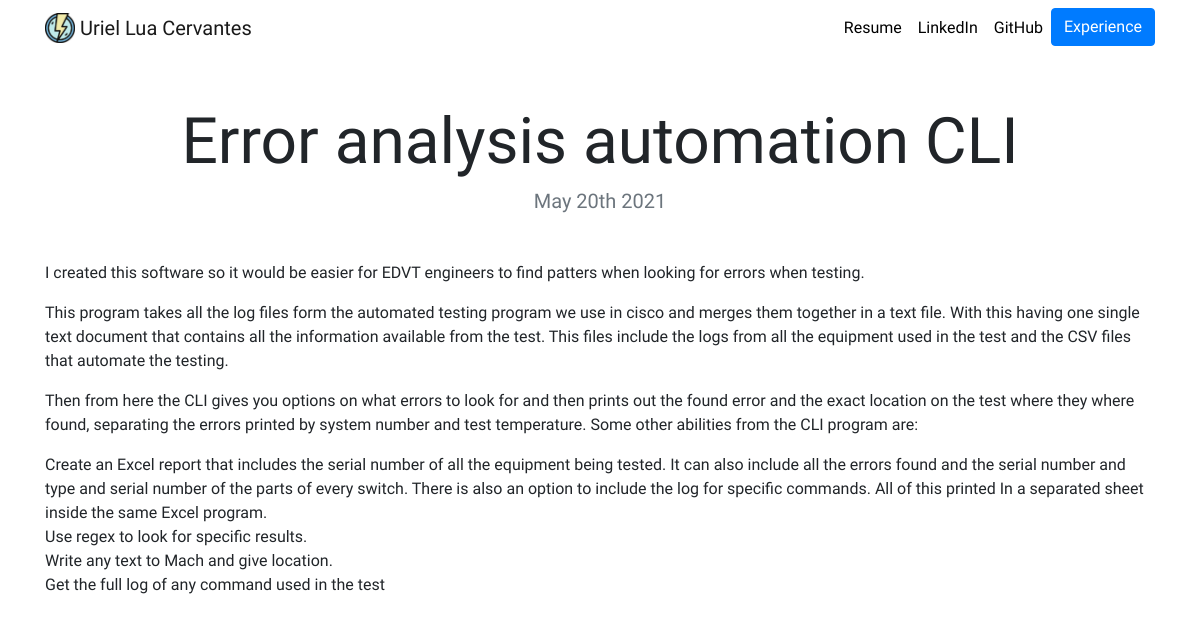
/blog/6/, run on an earlier commit of the app's database.
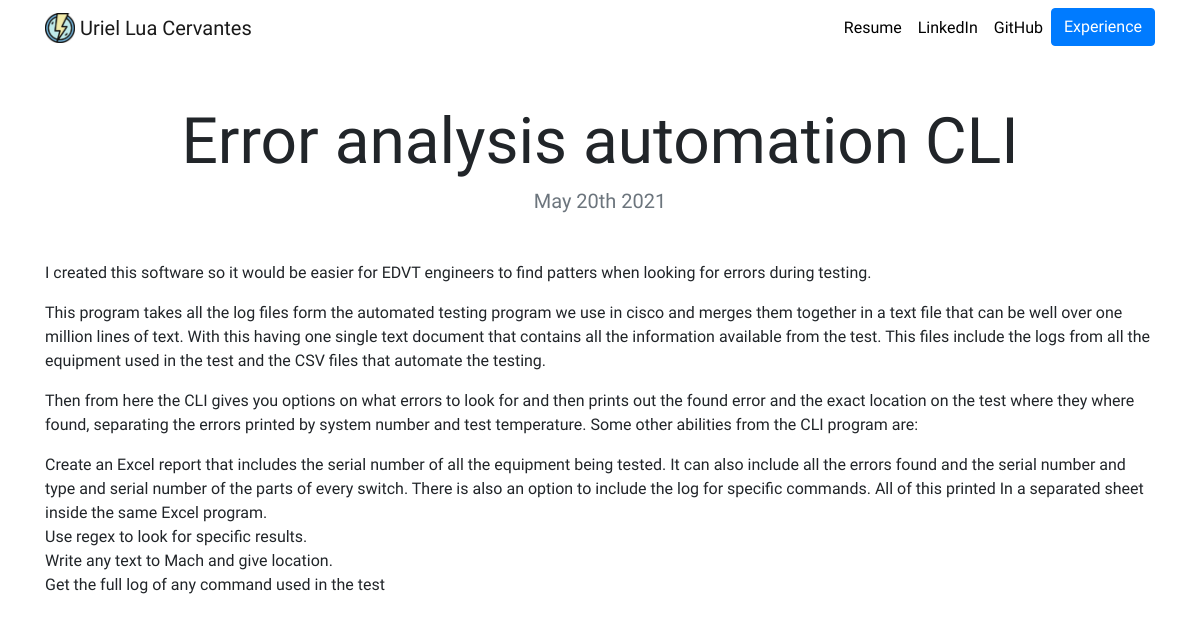
And on a later commit of the database.
### blog/models.py (models this page shows, shortened)
class Blog(models.Model):
    title = models.CharField(max_length=100)
    description = models.TextField()
    date = models.DateField()

### blog/views.py (the view)
# urls.py: path('<int:blog_id>/', views.detail, name='detail')
def detail(request, blog_id):
    blog = get_object_or_404(Blog, pk=blog_id)
    return render(request, 'blog/detail.html',{'blog':blog})

### blog/templates/blog/detail.html
{% extends "portfolio/base.html" %}
{% load static %}
{% block content %}
<h1 class="text-center mt-5" id="blogdetailtitle">{{ blog.title }}</h1>
<h5 class="text-center text-muted mb-5">{{ blog.date|date:'F jS Y' }}</h5>
{{ blog.description|safe }}
{% endblock %}

What changed in the data, as far as the page shows it:
changed Blog "Error analysis automation CLI": description "…when looking for errors when testing. This program takes all the log files form the automated testing program we use in cisco and merges them together in a text file. With this having one…" → "…when looking for errors during testing. This program takes all the log files form the automated testing program we use in cisco and merges them together in a text file that can be well over one million lines of text. With this having one…"
